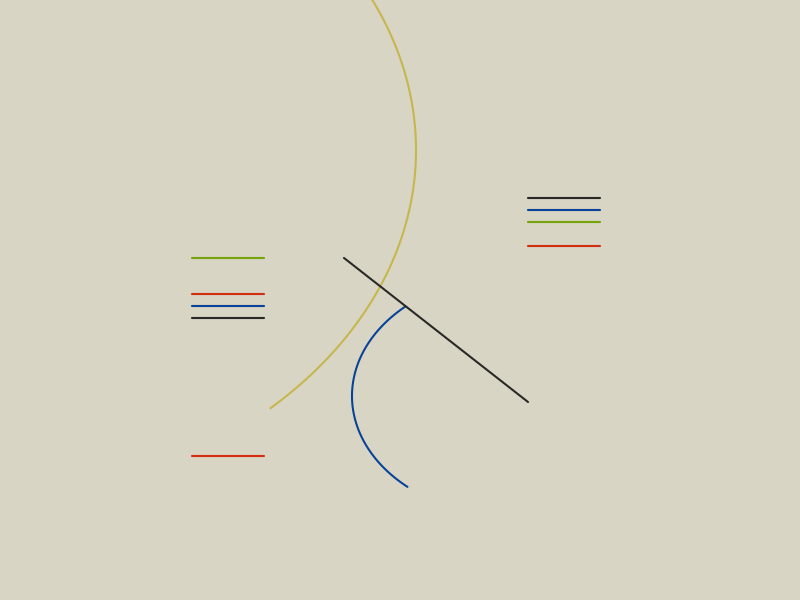

This chart was generated by the following R code:
# #RecreationThursday: Hlito (recreate)
# Matt Dray, June 2021

# The challenge hashtag:
#   https://twitter.com/hashtag/RecreationThursday

# See Hlito's original on the MoMA site:
#   https://www.moma.org/collection/works/205953?artist_id=50003&page=1&sov_referrer=artist

# Open graphical device
png(
  "2021-06-03_rt_hlito/output/hlito-recreate.png",
  width  = 10,
  height = 10,
  units  = "cm",
  res    = 1200
)

# Set colours
hlito_bg <- "#D9D5C4"
hlito_red <- "#D12E14"
hlito_green <- "#72A40D"
hlito_blue <- "#084398"
hlito_black <- "#282828"
hlito_green2 <- "#C5B64D"

# Set plot parameters
par(mar = rep(0, 4), bg = hlito_bg)

# Create empty plot area
plot(
  0:1, 
  0:1, 
  axes = FALSE,
  type = "n",
  xaxs = "i",
  yaxs = "i"
)

# Set left-side line segment variables
l_segs_y <- c(0.24, 0.47, 0.49, 0.51, 0.57)
l_segs_x0 <- 0.24
l_segs_x1 <- 0.33

# Set right-side line segment variables
r_segs_y <- c(0.59, 0.63, 0.65, 0.67)
r_segs_x0 <- 0.66
r_segs_x1 <- 0.75

# Set left circle segment variables
l_circ_r <- 0.6
l_circ_x <- -0.08
l_circ_y <- 0.75
l_theta <- seq(-0.8, 1, length = 200)

# Set right circle segment variables
r_circ_r <- 0.2
r_circ_x <- 0.64
r_circ_y <- 0.34
r_theta <- seq(2.3, 4, length = 200)

# Set diagonal segment variables
diag_x0 <- 0.43
diag_y0 <- 0.57
diag_x1 <- 0.66
diag_y1 <- 0.33

# Create left-side line segments
segments(
  x0 = l_segs_x0,
  y0 = l_segs_y,
  x1 = l_segs_x1,
  y1 = l_segs_y,
  col = c(hlito_red, hlito_black, hlito_blue, hlito_red, hlito_green),
  lwd = 2
)

# Create right-side line segments
segments(
  x0 = r_segs_x0,
  y0 = r_segs_y,
  x1 = r_segs_x1,
  y1 = r_segs_y,
  col = c(hlito_red, hlito_green, hlito_blue, hlito_black),
  lwd = 2
)

# Create left circle
lines(
  x = l_circ_r * cos(l_theta) + l_circ_x,
  y = l_circ_r * sin(l_theta) + l_circ_y,
  col = hlito_green2,
  lwd = 2
)

# Create right circle
lines(
  x = r_circ_r * cos(r_theta) + r_circ_x,
  y = r_circ_r * sin(r_theta) + r_circ_y,
  col = hlito_blue,
  lwd = 2
)

# Create diagonal line
segments(
  x0 = diag_x0,
  y0 = diag_y0,
  x1 = diag_x1,
  y1 = diag_y1,
  col = hlito_black,
  lwd = 2
)

# Close graphics device, save
dev.off()